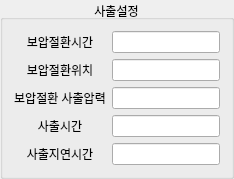
           <widget class="QGroupBox" name="groupBox_5">
            <property name="title">
             <string>사출설정</string>
            </property>
            <property name="alignment">
             <set>Qt::AlignCenter</set>
            </property>
            <property name="flat">
             <bool>true</bool>
            </property>
            <layout class="QGridLayout" name="gridLayout_9">
             <item row="0" column="0">
              <layout class="QGridLayout" name="gridLayout_8">
               <item row="1" column="0">
                <widget class="QLabel" name="La_Sovpos">
                 <property name="text">
                  <string>보압절환위치</string>
                 </property>
                 <property name="alignment">
                  <set>Qt::AlignCenter</set>
                 </property>
                </widget>
               </item>
               <item row="0" column="0">
                <widget class="QLabel" name="La_Sovtime">
                 <property name="text">
                  <string>보압절환시간</string>
                 </property>
                 <property name="alignment">
                  <set>Qt::AlignCenter</set>
                 </property>
                </widget>
               </item>
               <item row="3" column="0">
                <widget class="QLabel" name="La_injtime">
                 <property name="text">
                  <string>사출시간</string>
                 </property>
                 <property name="alignment">
                  <set>Qt::AlignCenter</set>
                 </property>
                </widget>
               </item>
               <item row="5" column="0">
                <widget class="QLabel" name="La_injdeltime">
                 <property name="text">
                  <string>사출지연시간</string>
                 </property>
                 <property name="alignment">
                  <set>Qt::AlignCenter</set>
                 </property>
                </widget>
               </item>
               <item row="0" column="1">
                <widget class="QLineEdit" name="Li_Sovtime">
                 <property name="alignment">
                  <set>Qt::AlignCenter</set>
                 </property>
                 <property name="readOnly">
                  <bool>true</bool>
                 </property>
                </widget>
               </item>
               <item row="1" column="1">
                <widget class="QLineEdit" name="Li_Sovpos">
                 <property name="alignment">
                  <set>Qt::AlignCenter</set>
                 </property>
                 <property name="readOnly">
                  <bool>true</bool>
                 </property>
                </widget>
               </item>
               <item row="3" column="1">
                <widget class="QLineEdit" name="Li_Injtime">
                 <property name="alignment">
                  <set>Qt::AlignCenter</set>
                 </property>
                 <property name="readOnly">
                  <bool>true</bool>
                 </property>
                </widget>
               </item>
               <item row="5" column="1">
                <widget class="QLineEdit" name="Li_Injdeltime">
                 <property name="alignment">
                  <set>Qt::AlignCenter</set>
                 </property>
                 <property name="readOnly">
                  <bool>true</bool>
                 </property>
                </widget>
               </item>
               <item row="2" column="0">
                <widget class="QLabel" name="La_sovprs">
                 <property name="text">
                  <string>보압절환 사출압력</string>
                 </property>
                 <property name="alignment">
                  <set>Qt::AlignCenter</set>
                 </property>
                </widget>
               </item>
               <item row="2" column="1">
                <widget class="QLineEdit" name="Li_Sovprs">
                 <property name="alignment">
                  <set>Qt::AlignCenter</set>
                 </property>
                 <property name="readOnly">
                  <bool>true</bool>
                 </property>
                </widget>
               </item>
              </layout>
             </item>
            </layout>
           </widget>
